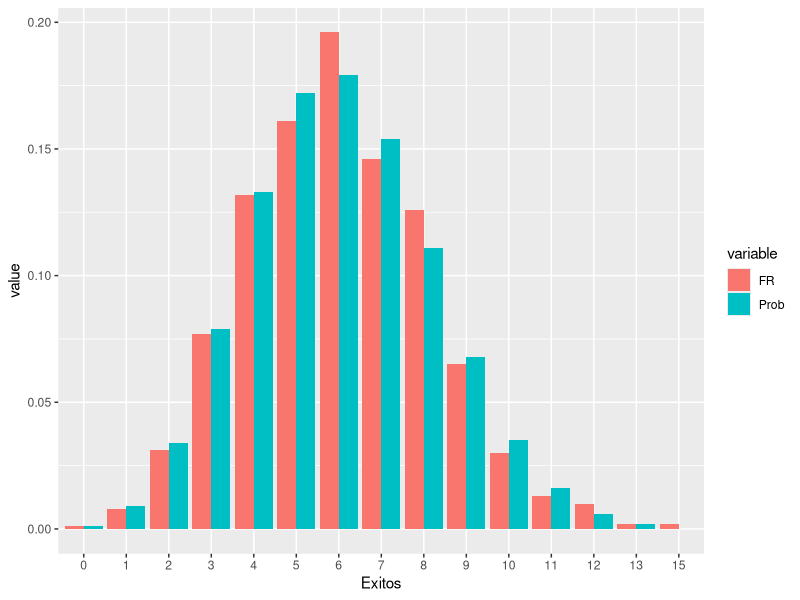
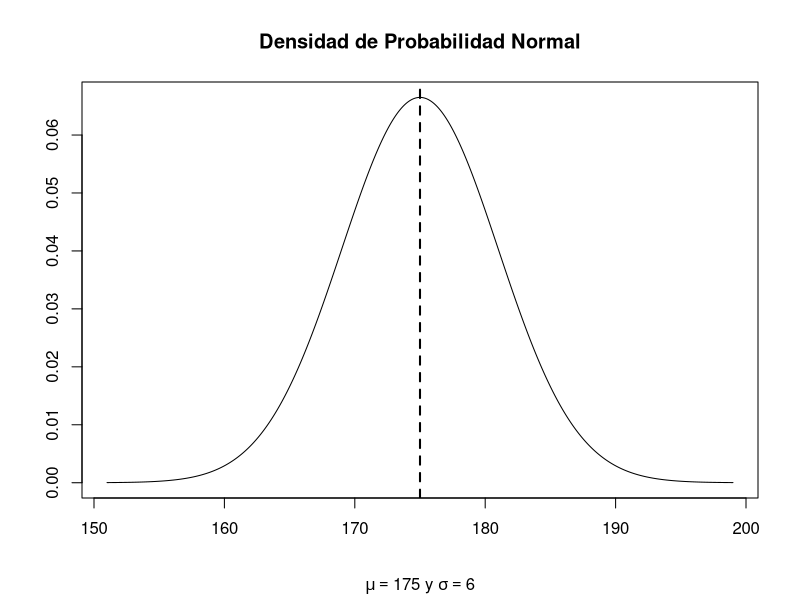
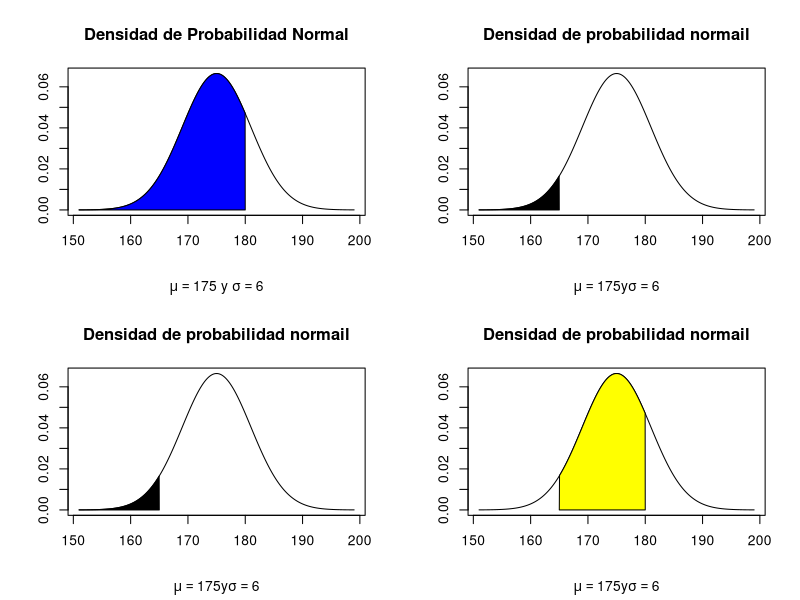
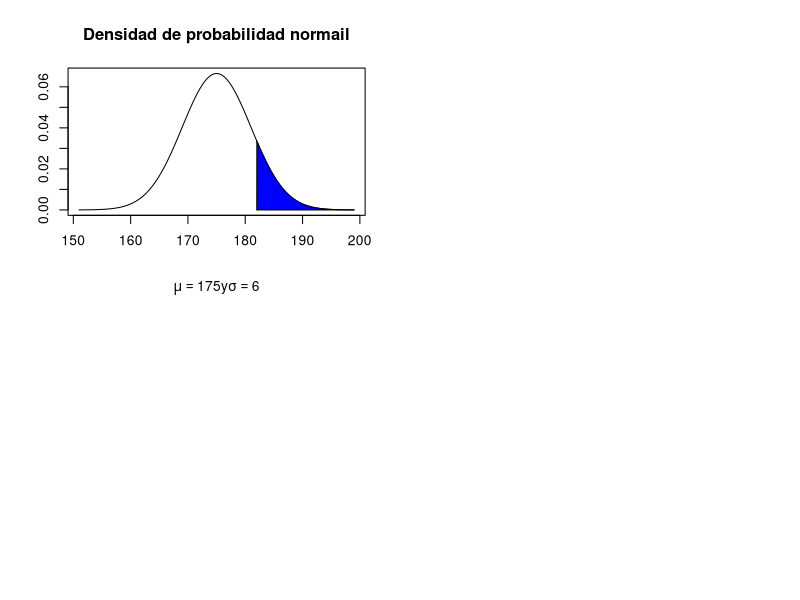
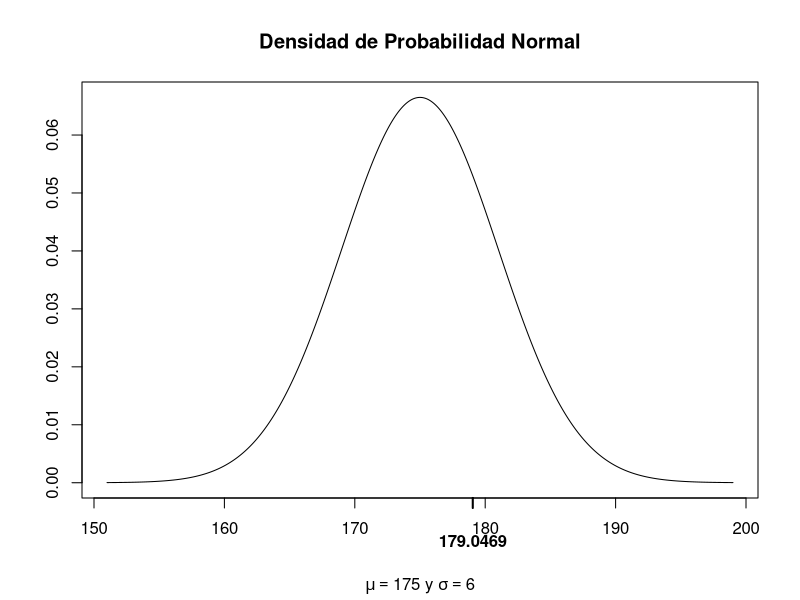
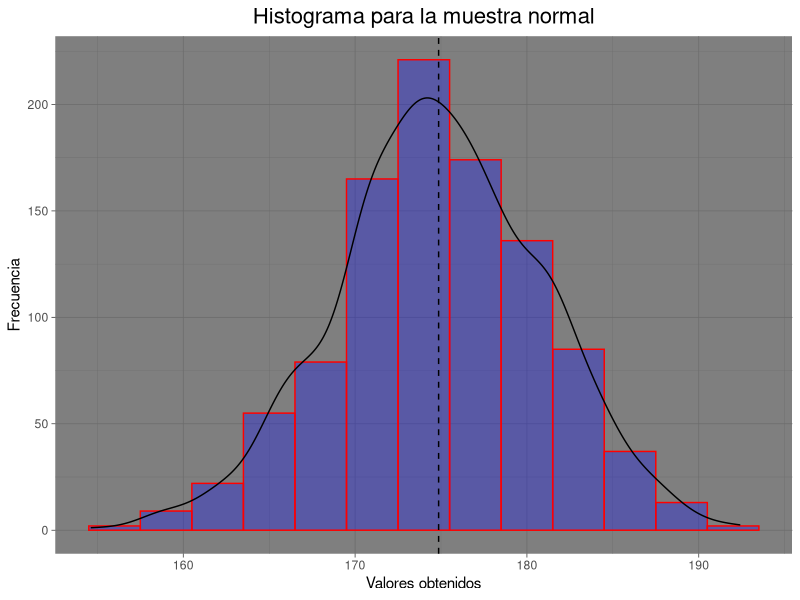
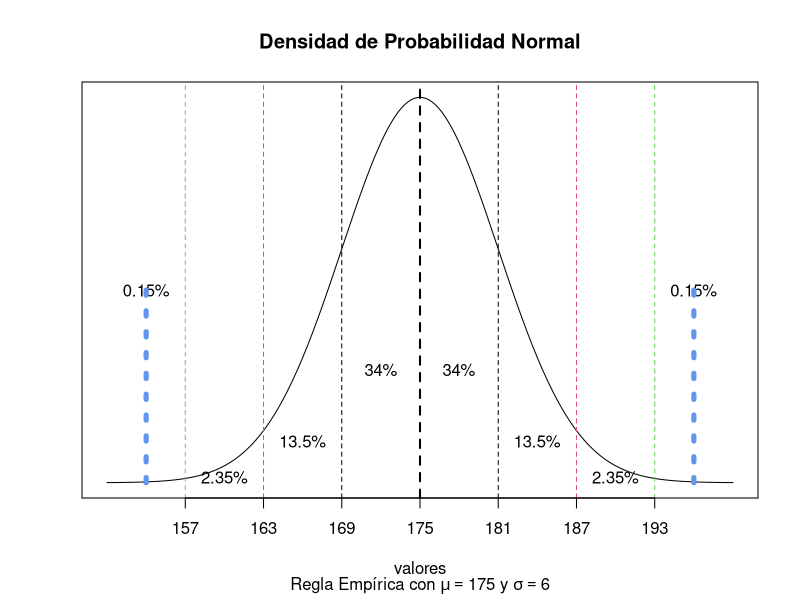
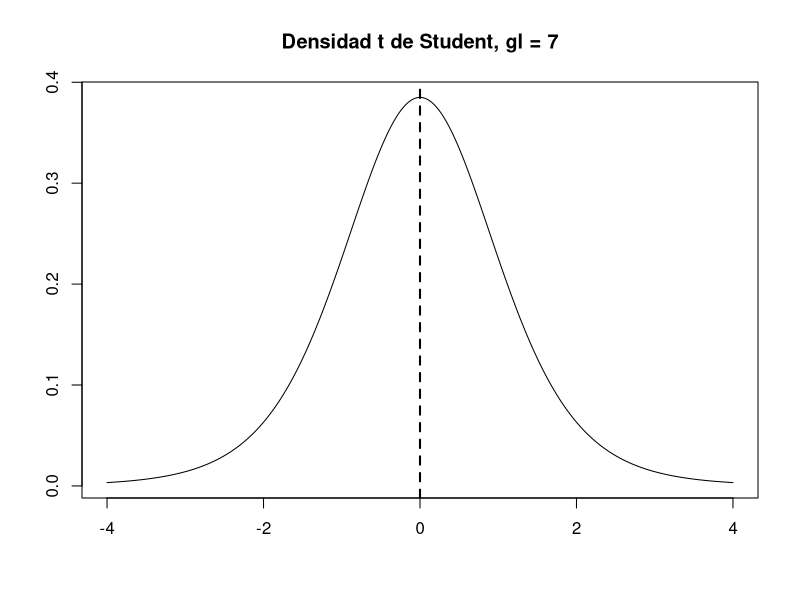

The R script that drew these images, in order:
## ---- chunk 1
knitr::opts_chunk$set(echo = TRUE)
## ---- chunk 2
library(ggplot2) # Utilizaremos estos paquetes para algunas gráficas
library(reshape2)
## ---- chunk 3
dbinom(x = 20, size = 30, prob = 0.2)

## ---- chunk 4
qbinom(p = 0.35, size = 30, prob = 0.2) # b = 5

pbinom(q = 4, size = 30, prob = 0.2) # P(X <= 4) = 0.2552 < 0.35
pbinom(q = 5, size = 30, prob = 0.2) # P(X <= 5) = 0.4275 >= 0.35
pbinom(q = 6, size = 30, prob = 0.2) # P(X <= 6) = 0.6070 >= 0.35
## ---- chunk 5
set.seed(4857) # Establecemos una semilla, 
# para poder reproducir la muestra en el futuro
muestra <- rbinom(n = 1000, size = 30, prob = 0.2)
length(muestra); muestra[1:3]
## ---- chunk 6
as.data.frame(table(muestra))

## ---- chunk 7
(df1 <- as.data.frame(table(muestra)/length(muestra)))

valg <- as.character(df1$muestra) # distintos valores generados por rbinom
(valg <- as.numeric(valg)) # Convertimos a números
## ---- chunk 8
(v1 <- round(sapply(valg, dbinom, size = 30, p = 0.2), 3))

## ---- chunk 9

(df2 <- cbind(df1, v1))
(names(df2) <- c("Exitos", "FR", "Prob"))

(df2 <- melt(df2)) # función del paquete reshape2
## ---- chunk 10
ggplot(df2, aes(x = Exitos, y = value, fill = variable)) + 
  geom_bar (stat="identity", position = "dodge")
# Funciones del paquete ggplot2
## ---- chunk 11

x <- seq(-4, 4, 0.01)*6 + 175 # Algunos posibles 
# valores que puede tomar la v.a. 
# X (mínimo: mu-4sigma, máximo: mu+4sigma)
y <- dnorm(x, mean = 175, sd = 6) # Valores 
# correspondientes de la función de
# densidad de probabilidad
plot(x, y, type = "l", xlab = "", ylab = "")#Te grafica 
# en forma de campana los valores de x y y 
title(main = "Densidad de Probabilidad Normal",
      sub = expression(paste(mu == 175, " y ", sigma == 6)))#Agrega leyendas
#a gráfico
abline(v = 175, lwd = 2, lty = 2) # La media es 175 grafica la línea

pnorm(q = 180, mean = 175, sd = 6)

par(mfrow = c(2, 2))#ESTABLECE EL LIENZO EN EL PLOT PARA GRAFICAR 
#VARIAS EN UN MISMO ESPACIO
plot(x, y, type = "l",
     xlab = "",
     ylab = "")
#AGREGA LEYENDAS AL GRÁFICO
title(main = "Densidad de Probabilidad Normal",
      sub = expression(paste(mu == 175,
                             " y ",
                             sigma == 6)))
polygon(c(min(x), 
          x[x<=180],
          180),
        c(0, y[x<=180], 0),
        col="blue")#GRAFICA DENTRO DE LA DISTRIBUCIÓN
#LA PROBABILIDAD DE QUE X TOME VALORES MENORES A 180


#para obtener la probabilidad de que x P(x<=165), es decir, la probabilidad de
#que X tome un valor menor o igual a 165, ejecutamos:

pnorm(q = 165, mean = 175, sd = 6)
plot(x,y,type="l",
     xlab = "",
     ylab = "")
title(main = "Densidad de probabilidad normail",
      sub = expression(paste(mu==175,"y",sigma==6)))
polygon(c(min(x),
          x[x<=165],165),
        c(0,
          y[x<=165],0),
        col = "black")

#para obtener la probabilidad de que x P(x<=165), es decir, la probabilidad de
#que X tome un valor menor o igual a 165, ejecutamos:

pnorm(q = 165, mean = 175, sd = 6)
plot(x,y,type="l",
     xlab = "",
     ylab = "")
title(main = "Densidad de probabilidad normail",
      sub = expression(paste(mu==175,"y",sigma==6)))
polygon(c(min(x),
          x[x<=165],165),
        c(0,
          y[x<=165],0),
        col = "black")


## ---- chunk 12
#PARA OBTENER P(165 <= X <= 180), es decir, la probabilidad de que X
#tome un valor mayor o igual a 165 y menor o igual a 180, debemos correr

pnorm(q = 180, mean = 175, sd = 6) - pnorm(q = 165, mean = 175, sd = 6)
plot(x,y,type="l",
     xlab = "",
     ylab = "")
title(main = "Densidad de probabilidad normail",
      sub = expression(paste(mu==175,"y",sigma==6)))
polygon(c(165,
          x[x>=165&x<=180],180),
        c(0,
          y[x>=165&x<=180],0),
        col = "yellow")

## ---- chunk 13
pnorm(q = 182, mean = 175, sd = 6, lower.tail = FALSE)
#graficando
plot(x,y,type="l",
     xlab = "",
     ylab = "")
title(main = "Densidad de probabilidad normail",
      sub = expression(paste(mu==175,"y",sigma==6)))

polygon(c(182,
          x[x>=182], max(x)),
        c(0,
          y[x>=182], 0),
        col="blue")

dev.off() # Para mostrar solo una gráfica
## ---- chunk 14
(b <- qnorm(p = 0.75, mean = 175, sd = 6)) 
#COMPROBANDO DE FORMA COMUN
pnorm(b, 175, 6)
# El cuantil se encuentra en el eje de medición (eje horizontal)
plot(x, y,
     type = "l",
     xlab="",
     ylab="")
title(main = "Densidad de Probabilidad Normal",
      sub = expression(paste(mu == 175, " y ", sigma == 6)))
#COLOCA UNA LÍNEA DONDE SE ENCUENTRA EL CUANTIL
axis(side = 1, at = b, font = 2, padj = 1, lwd = 2)
# SIDE un entero que especifica donde se colocará la linea
#1 abajo 2 izquierda 3 arriva 4 derecha
#AT es donde se colcoará la linea
#padj ajusta a cada linea, 0 es arriba o derecha, 1 es izq o inferior

## ---- chunk 15
set.seed(7563) # Para poder reproducir la muestra en el futuro
muestra <- rnorm(n = 1000, mean = 175, sd = 6)
length(muestra); mdf <- as.data.frame(muestra)
tail(mdf)
## ---- chunk 16
ggplot(mdf, aes(muestra)) + 
  geom_histogram(colour = 'red', 
                 fill = 'blue',
                 alpha = 0.3, # Intensidad del color fill
                 binwidth = 3) + 
  geom_density(aes(y = 3*..count..))+
  geom_vline(xintercept = mean(mdf$muestra), linetype="dashed", color = "black") + 
  ggtitle('Histograma para la muestra normal') + 
  labs(x = 'Valores obtenidos', y = 'Frecuencia')+
  theme_dark() +
  theme(plot.title = element_text(hjust = 0.5, size = 16))  
## ---- chunk 17
mean <- 175; sd <- 6
x <- seq(mean-4*sd, mean+4*sd, 0.01)
y <- dnorm(x, mean, sd)
plot(x, y, type = "l",
     xlab="valores",
     ylab = "", 
     xaxt = "n",
     yaxt = "n")
title(main = "Densidad de Probabilidad Normal",
      sub = expression(paste("Regla Empírica con ",
                             mu == 175, 
                             " y ",
                             sigma == 6)))
abline(v=mean, lty = 2, lwd = 2)
for(k in c(-3, -2, -1, 1, 2, 3)) abline(v = mean+k*sd, lty = 2, col = abs(k))
ps <- c(mean - 3*sd, mean - 2*sd, 
        mean - sd, mean,
        mean + sd, 
        mean + 2*sd,
        mean + 3*sd)
axis(side = 1, at = ps)
x0 <- NULL
for(i in 1:length(ps)-1) x0 <- c(x0, (ps[i]+ps[i+1])/2)
y0 <- dnorm(x0, mean, sd)*1/3
text(x = x0, y = y0, labels = c("2.35%", "13.5%", "34%", "34%", "13.5%", "2.35%"))
x1 <- (x[1]+ps[1])/2; y1 <- dnorm(mean, mean, sd)*1/2
xf <- (x[length(x)]+ps[length(ps)])/2; yf <- dnorm(mean, mean, sd)*1/2
text(x = c(x1, xf), y = c(y1, yf), labels = c("0.15%", "0.15%"))
segments(x0 = x1, y0 = 0, x1 = x1, y1 = y1,               # Draw one line as in Example 1
         col = "cornflowerblue",                               # Color of line
         lwd = 5,                                              # Thickness of line
         lty = "dotted")     
segments(x0 = xf, y0 = 0, x1 = xf, y1 = yf,               
         col = "cornflowerblue",                               
         lwd = 5,                                              
         lty = "dotted")     
## ---- chunk 18
x <- seq(-4, 4, 0.01) # Algunos valores que puede tomar la v.a. 
# T con 7 gl
y <- dt(x, df = 7) # Valores correspondientes de 
# la densidad t de Student con 7 gl
plot(x, y, type = "l", main = "Densidad t de Student, gl = 7", xlab="", ylab="")
abline(v = 0, lwd=2, lty=2)
## ---- chunk 19
pt(q = 1.5, df = 7)

## ---- chunk 20
plot(x, y, 
     type = "l",
     main = "Densidad t de Student, gl = 7",
     xlab="",
     ylab="")
polygon(c(min(x),x[x<=1.5], 1.5),
        c(0, y[x<=1.5], 0),
        col="purple")
## ---- chunk 21
pt(q = 2, df = 7, lower.tail = FALSE)

## ---- chunk 22
plot(x, y, type = "l",
     main = "Densidad t de Student, gl = 7",
     xlab="", ylab="")
polygon(c(2, x[x>=2], max(x)),
        c(0, y[x>=2], 0),
        col="orange")
## ---- chunk 23
(d <- qt(p = 0.025, df = 7))
#comprobando
pt(q = d, df = 7)
# Mostramos el cuantil encontrado en el eje de medición (eje horizontal)
plot(x, y, 
     type = "l",
     main = "Densidad t de Student, gl = 7",
     xlab="",
     ylab="")
axis(side = 1,
     at = d,
     font = 2,
     padj = 1,
     lwd = 2)

## ---- chunk 24
set.seed(777) # Para poder reproducir la muestra en el futuro
muestra <- rt(n = 1000, df = 7)
length(muestra); mdf <- as.data.frame(muestra)
tail(mdf)
## ---- chunk 25
ggplot(mdf, aes(muestra)) + 
  geom_histogram(colour = 'green', 
                 fill = 'orange',
                 alpha = 0.7, # Intensidad del color fill
                 binwidth = 0.5) + 
  geom_density(aes(y = 0.5*..count..))+
  geom_vline(xintercept = mean(mdf$muestra), linetype="dashed", color = "black") + 
  ggtitle('Histograma para la muestra t de Student') + 
  labs(x = 'Valores obtenidos', y = 'Frecuencia')+
  theme_light() +
  theme(plot.title = element_text(hjust = 0.5, size = 16))  
